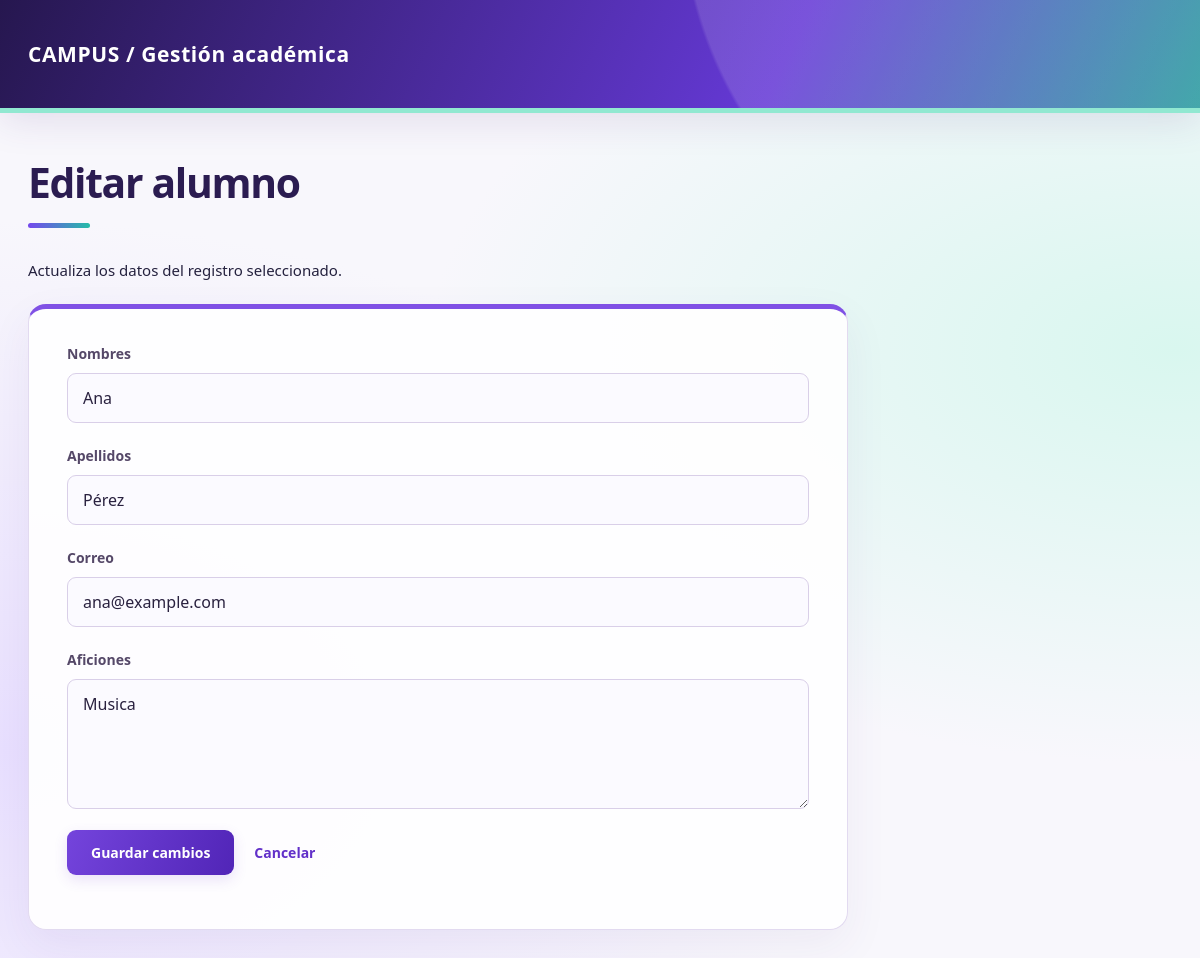
/edit.php?id_alumno=1 (signed in), run on the app's committed database.
### tables this page shows
CREATE TABLE `alumno` (
  `id_alumno` int(11) NOT NULL,
  `nombres` varchar(50) NOT NULL,
  `apellidos` varchar(50) NOT NULL,
  `correo` varchar(30) NOT NULL,
  `aficiones` varchar(100) NOT NULL,
  `id_usuario` int(11) NOT NULL
);

### edit.php (called while the page is built)
<?php
require __DIR__ . '/editar_db.php';

### editar_db.php (the view, shortened to what this page needs)
<?php
require_once __DIR__ . '/db.php';
$id = filter_input(INPUT_GET, 'id_alumno', FILTER_VALIDATE_INT);
$stmt = $pdo->prepare('SELECT id_alumno, nombres, apellidos, correo, aficiones FROM alumno WHERE id_alumno = :id');
$stmt->execute([':id' => $id]);
$alumno = $stmt->fetch(PDO::FETCH_ASSOC);
function escaparEdicion($valor) {
    return htmlspecialchars((string)$valor, ENT_QUOTES, 'UTF-8');
}
?>
<!doctype html>
<html lang="es">
<head>
    <link rel="stylesheet" href="diseno.css">
</head>
<body class="pagina-edit">
<h1>Editar alumno</h1>
<p>Actualiza los datos del registro seleccionado.</p>
<form method="post">
    <p><label for="nombres">Nombres</label>
    <input id="nombres" name="nombres" type="text" maxlength="50" required value="<?= escaparEdicion($alumno['nombres']) ?>"></p>
    <p><label for="apellidos">Apellidos</label>
    <input id="apellidos" name="apellidos" type="text" maxlength="50" required value="<?= escaparEdicion($alumno['apellidos']) ?>"></p>
    <p><label for="correo">Correo</label>
    <input id="correo" name="correo" type="email" maxlength="30" required value="<?= escaparEdicion($alumno['correo']) ?>"></p>
    <p><label for="aficiones">Aficiones</label>
    <textarea id="aficiones" name="aficiones" rows="4" maxlength="100" required><?= escaparEdicion($alumno['aficiones']) ?></textarea></p>
    <p><input type="submit" value="Guardar cambios"><a href="index.php">Cancelar</a></p>
</form>
</body>
</html>

### diseno.css (style rules this page uses)
:root { --ink:#24213e;--muted:#716b8a;--violet:#6539d6;--line:#e3dff0;--mint:#b9f4e2 }
* { box-sizing:border-box }
body { margin:0;min-height:100vh;padding:158px max(28px,calc((100vw - 1160px)/2)) 70px;color:var(--ink);background:radial-gradient(ellipse at 98% 35%,#d9f7ef 0,transparent 45%),radial-gradient(ellipse at 0 75%,#e8dfff 0,transparent 50%),#f8f7fc;font:15px/1.65 "Segoe UI",Arial,sans-serif }
body:before { content:"CAMPUS / Gestión académica";position:absolute;inset:0 0 auto;height:108px;padding:0 max(28px,calc((100vw - 1160px)/2));display:flex;align-items:center;background:radial-gradient(circle at 90% -90%,#ffffff22 0 36%,transparent 36.3%),linear-gradient(115deg,#26174f,#6539d6 65%,#279a9e);color:#fff;font-size:21px;font-weight:700;letter-spacing:.6px;border-bottom:5px solid #91e8d1;box-shadow:0 8px 35px #4d2e7c20 }
h1 { font-size:clamp(29px,3.4vw,43px);line-height:1.18;letter-spacing:-1.3px;margin:0 0 30px;font-weight:750;color:#2b1c51 }
h1:first-of-type:after { content:"";display:block;width:62px;height:5px;border-radius:5px;background:linear-gradient(90deg,#7548ed,#25bca7);margin-top:17px }
p { margin:0 0 21px }
a { color:#6230c9;font-weight:650;text-decoration:none;transition:color .18s,background .18s,box-shadow .18s }
form { background:#ffffffee;border:1px solid #e2daf0;border-top:5px solid #8051e5;border-radius:18px;padding:33px 38px;max-width:820px;box-shadow:0 16px 44px #4c2f7c10 }
form p { font-size:14px;font-weight:650;color:#554868 }
input[type="text"],input[type="email"],input[type="password"],input[type="number"],textarea { display:block;width:100%;max-width:100%;padding:12px 15px;margin-top:8px;background:#fbfaff;border:1px solid #d9cfe8;border-radius:9px;font:400 16px/1.5 "Segoe UI",Arial,sans-serif;color:#29213f;transition:border-color .18s,box-shadow .18s }
input[type="submit"],input[type="button"],button { font:650 14px/1.5 "Segoe UI",Arial,sans-serif;padding:12px 24px;border:0;border-radius:9px;background:linear-gradient(110deg,#7444dc,#5125b7);color:#fff;cursor:pointer;margin-right:12px;box-shadow:0 5px 14px #6d3acf23;transition:filter .18s,transform .18s }
textarea { min-height:130px;resize:vertical }
form a { margin-left:8px }

### data on the page
alumno: nombres "Ana", apellidos "Pérez", correo "ana@example.com", aficiones "Musica"
